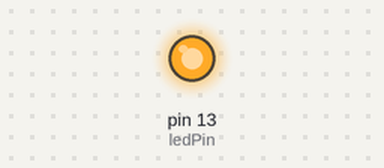
The sketch below on a simulated Arduino Uno, built with avr-gcc and run on an emulated ATmega328P. On the bench: output pins drawn as LEDs (lit = HIGH). What the sketch prints to the serial monitor is not drawn.

Above: at 0.05 s.
Timing chart, 0 to 6.5 s (numbered marks = the images above):
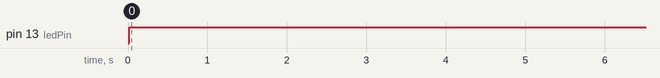

Measured:
- by itself, pin 13 (ledPin): LOW → HIGH at 0.02 s
- by itself, everything shown: repeats every 10.0 s, in 32 steps

The sketch:

day1.ino
```cpp
//upload button - will transfer the code into the adruino (if adruino is plugged into computer)
//verify - check code

const int ledPin = 13; // reference pin 13
// integer range from values between -32,000 to 32,000

/*
//global variable - variables that can be used in all function
const - never change varible
int - integer variable
*/
// Initiate or set up values
void setup() {
  // put your setup code here, to run once:
  // talk to serial monitor to set the port to 690 character per second (standard)
  Serial.begin(9600);
  pinMode(ledPin,OUTPUT); // change the value(turn on and off) of the ledPin

  //countDown(5);

  // while loop for countDown function
  int j = 3;
  while (j > 0) {
    Serial.print(j);
    Serial.print(", ");
    j--;
  }
  Serial.print("Go....\n");
  Serial.print("3.1111111 + 4.111111 = ");
  Serial.println(addFloat(3.1111111,4.1111111),8);
  Serial.println(addDouble(3.1111111,4.1111111),8);
  // print digit to 8 decimal places
  // double/float are only precise to 6 digits


  //Data Types
  bool canVote = true;
  Serial.print("Can I vote?");
  //? : - ternary operator
  Serial.println(((canVote == true) ? "Yes" : "No"));

  //characters - single quotes
  char letD = 'd';
  Serial.println(letD);

  /*Other data types values range
   * byte: 0 - 255
   * // unsigned increase the max value for integer
   * unsigned int: 0 - 65535
   * long : -2,147,483,648 - -2,147,483,648
   * unsigned long : 0
   */

}


void loop() {
  // put your main code here, to run repeatedly:
  static int delayPeriod = 100;
  //static initaize it one time and doesn't run it after it goes through a loop
  static int countDir = 1;


  digitalWrite(ledPin,HIGH); //turn on light
  delay(delayPeriod);
  digitalWrite(ledPin,LOW); // turn off light
  countDir = checkDirChange(delayPeriod, countDir);

  delayPeriod += 100 * countDir;
  Serial.print("New Wait Time: ");
  Serial.println(delayPeriod);
}

// a function that return a integer
int checkDirChange(int timePeriod, int count) {
  //|| - or
  //&& - and
  if ((timePeriod == 1000) || (timePeriod == 0)) {
    count *= -1; // direction = direction * -1

    if (count < 0) { // delay period is 0 or greater
      Serial.println("Going Down");
    } else {
      Serial.println("Going Up");
    }
  }
  return count;
}


// for loop
void countDown(int max) {
  // < > <= >=
  for (int i = max; i > 0; i--) {
    Serial.print(i);
    Serial.print(", ");
  }
  Serial.print("Go....\n"); //\n  - new line
}


// integer -no decimal values
// float/doubles - numbers with decimal values (decimal and float are same)

float addFloat(float num1, float num2) {
  return num1 + num2;
}

double addDouble(double num1, double num2) {
  return num1 + num2;
}
```
